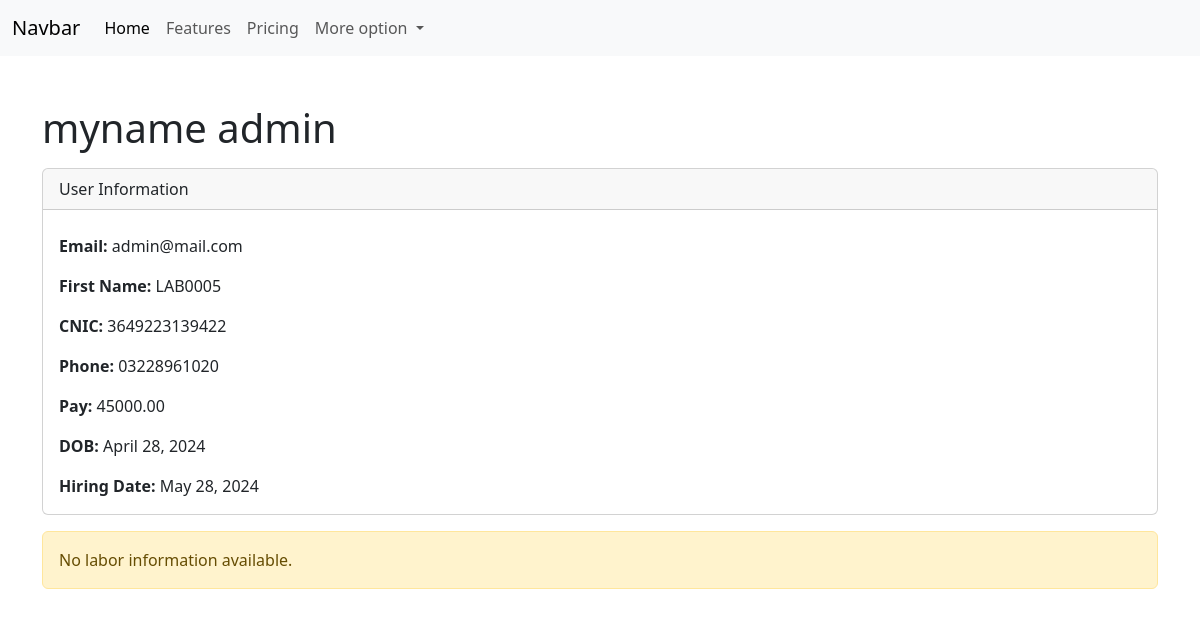
The page /labor/ (signed in) on the database its author committed.
### labor/models.py (models this page shows, shortened)
class Labor(models.Model):
    POST_CHOICES = [
        ('labor', 'Labor'),
        ('supervisor', 'Supervisor'),
        ('ceo', 'CEO'),
    ]
    GENDER_CHOICES = [
        ('M', 'Male'),
        ('F', 'Female'),
        ('O', 'Other'),
    ]
    user = models.OneToOneField(User, on_delete=models.CASCADE, related_name='labors')
    labor_id = models.CharField(max_length=10, unique=True, editable=False, verbose_name="Labor ID")
    first_name = models.CharField(max_length=50, verbose_name="First Name")
    last_name = models.CharField(max_length=50, verbose_name="Last Name")
    cnic = models.CharField(max_length=13, unique=True, verbose_name="CNIC")
    phone = models.CharField(max_length=11, unique=True, verbose_name="Phone Number")
    gender = models.CharField(max_length=1, choices=GENDER_CHOICES, verbose_name="Gender")
    address = models.TextField(verbose_name="Address")
    post = models.CharField(max_length=10, choices=POST_CHOICES, verbose_name="Post", default = 'Labor')
    basic_pay = models.DecimalField(max_digits=10, decimal_places=2, verbose_name="Basic Pay")
    date_of_birth = models.DateField(verbose_name="Date of Birth")
    date_of_hire = models.DateField(verbose_name="Date of Hire", auto_now_add=True)
    def __str__(self):
        return f"{self.first_name} {self.last_name} - {self.labor_id} -  {self.post}"
    class Meta:
        verbose_name = "Labor"
        verbose_name_plural = "Labors"
        ordering = ['first_name', 'last_name']

### account/models.py (models this page shows, shortened)
class User(AbstractUser):
    username = None
    email = models.EmailField(unique=True)
    USERNAME_FIELD = 'email'
    REQUIRED_FIELDS = []
    objects = CustomUserManager()

### labor/views.py (the view)
# urls.py: path('', views.ceo_dashboard_view, name= 'dashboard'),
def dashboard(request):
    user = request.user
    try:
        obj = get_object_or_404(Labor, user=user)
    except Labor.DoesNotExist:
        raise Http404("No Labor matches the given query.")
    print(obj)
    return render(request, 'labor/dashboard.html',{'labor':obj})

### labor/templates/labor/dashboard.html (shortened to what this page needs)
<!doctype html>
<html lang="en">
  <head>
    <link href="https://cdn.jsdelivr.net/npm/bootstrap@5.3.3/dist/css/bootstrap.min.css" rel="stylesheet">
    <nav class="navbar navbar-expand-lg bg-body-tertiary">
  <div class="container-fluid">
    <a class="navbar-brand" href="#">Navbar</a>
    <div class="collapse navbar-collapse" id="navbarNavDropdown">
      <ul class="navbar-nav">
        <li class="nav-item">
          <a class="nav-link active" aria-current="page" href="#">Home</a>
        </li>
        <li class="nav-item">
          <a class="nav-link" href="#">Features</a>
        </li>
        <li class="nav-item">
          <a class="nav-link" href="#">Pricing</a>
        </li>
        <li class="nav-item dropdown">
          <a class="nav-link dropdown-toggle" href="#" role="button" data-bs-toggle="dropdown" aria-expanded="false">
            More option
          </a>
        </li>
      </ul>
    </div>
  </div>
</nav>
     <div class="container">
        <h1 class="mt-5">{{ labor.first_name }} {{labor.last_name}}</h1>
        <div class="card mt-3">
            <div class="card-header">
                User Information
            </div>
            <div class="card-body">
                <p class="card-text"><strong>Email:</strong> {{ user.email }}</p>
                <p class="card-text"><strong>First Name:</strong> {{ labor.labor_id }}</p>
                <p class="card-text"><strong>CNIC:</strong> {{ labor.cnic }}</p>
                <p class="card-text"><strong>Phone:</strong> {{ labor.phone }}</p>
                <p class="card-text"><strong>Pay:</strong> {{ labor.basic_pay }}</p>
                <p class="card-text"><strong>DOB:</strong> {{ labor.date_of_birth }}</p>
                <p class="card-text"><strong>Hiring Date:</strong> {{ labor.date_of_hire }}</p>
            </div>
        </div>
        {% if user.labor %}
        <div class="card mt-3">
            <div class="card-header">
                Labor Information
            </div>
            <div class="card-body">
                <h5 class="card-title">Labor Details</h5>
                <p class="card-text"><strong>Work Details:</strong> {{ user.labor.work_details }}</p>
                <p class="card-text"><strong>Employment Date:</strong> {{ user.labor.employment_date }}</p>
            </div>
        </div>
        {% else %}
        <div class="alert alert-warning mt-3" role="alert">
            No labor information available.
        </div>
        {% endif %}
    </div>
  </head>
  <body>
  </body>
</html>

### rows shown on the page
Labor: first_name "myname", last_name "admin", labor_id "LAB0005", cnic "3649223139422", phone "03228961020", basic_pay "45000.00", date_of_birth "April 28, 2024", date_of_hire "May 28, 2024"
User: email "admin@mail.com"
